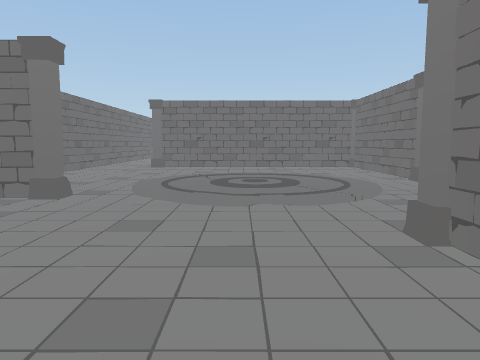
view 1 (above)

24 first-person views from a walk through a scene from a Unity 3-D project. The camera is 1.4 m above the floor, tilts 6° down and sees 70° across. The floor is counted in squares, 2 m on a side. Each view is taken from the middle of a square. On the plan, view 1 faces up. The plan holds only what a view shows up to about 11 squares ahead; the rest is blank. Some animated figures are not drawn.

view 2
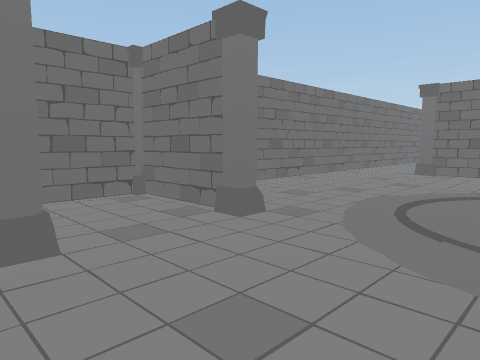

view 3
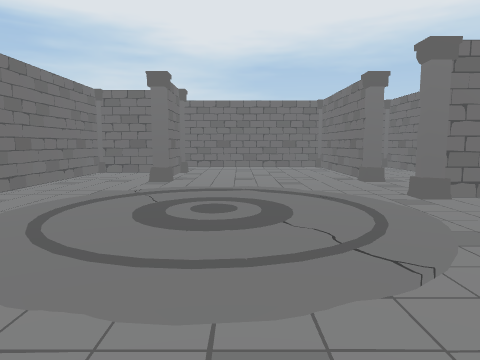

view 4
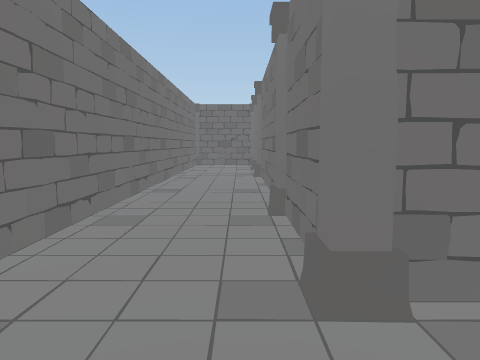

view 5
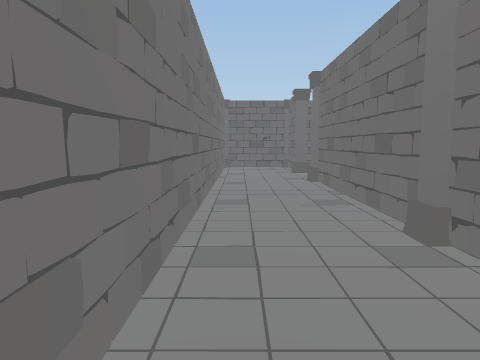

view 6
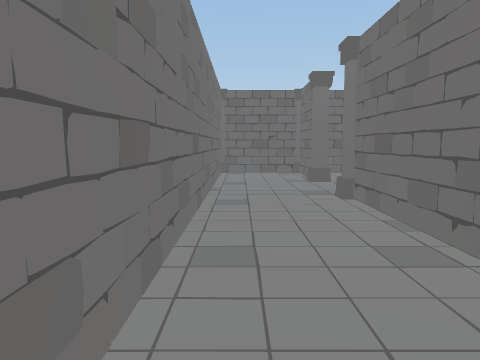

view 7
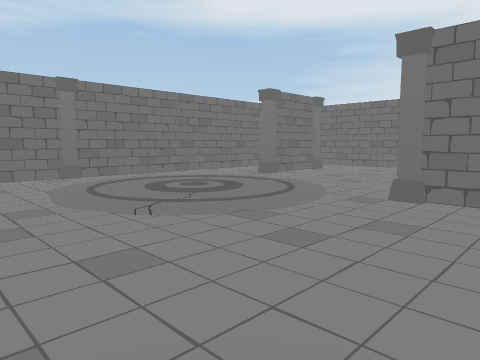

view 8
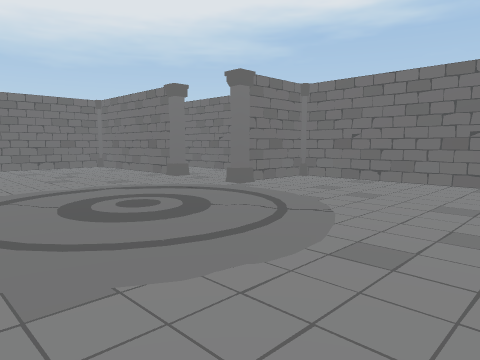

view 9
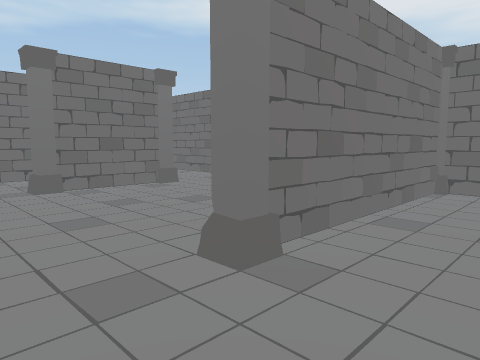

view 10
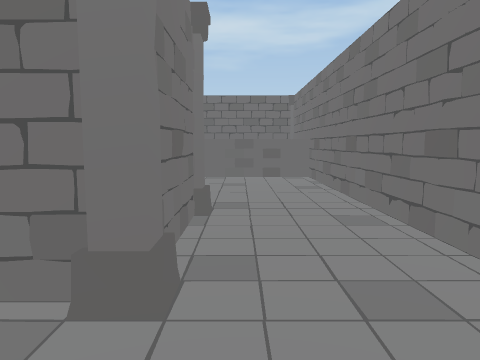

view 11
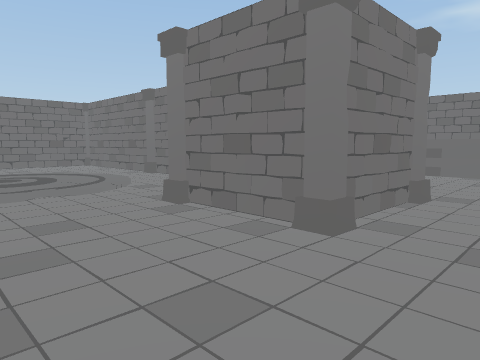

view 12
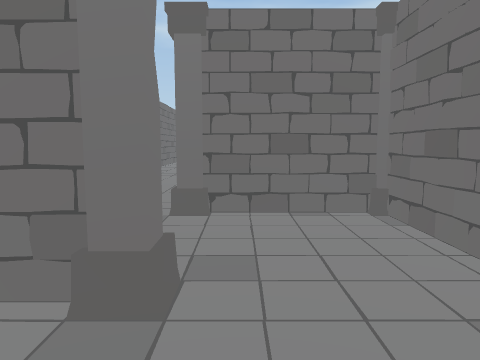

view 13
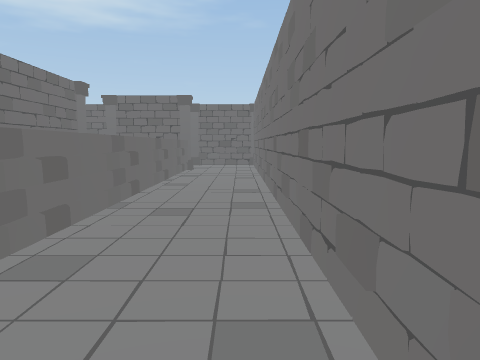

view 14
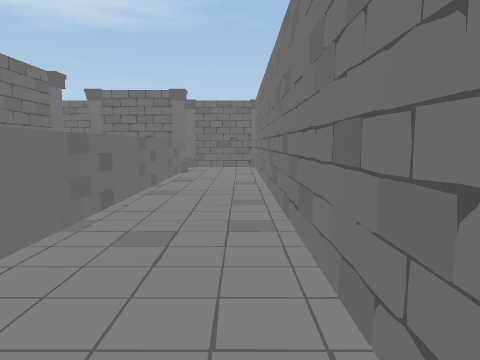

view 15
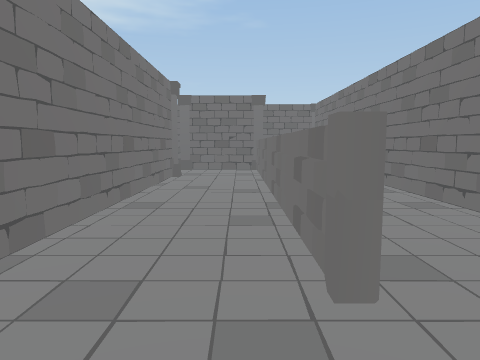

view 16
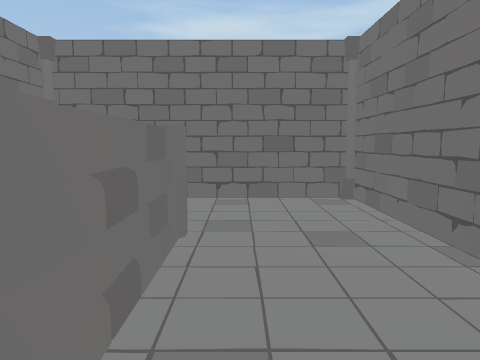

view 17
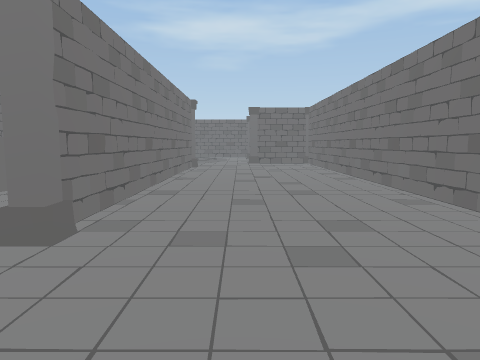

view 18
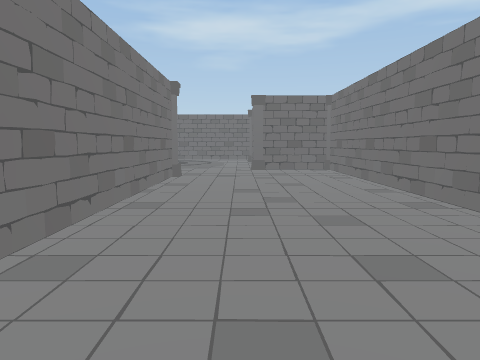

view 19
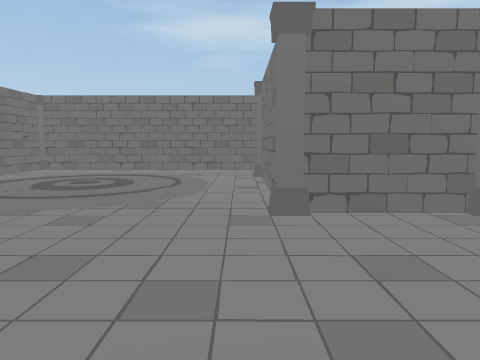

view 20
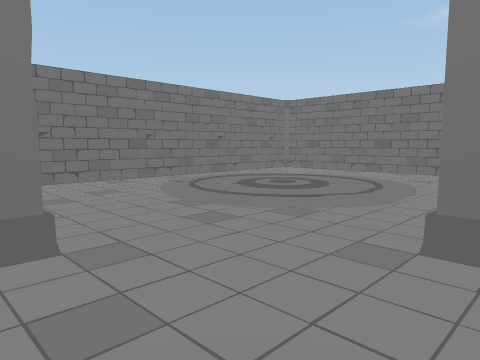

view 21
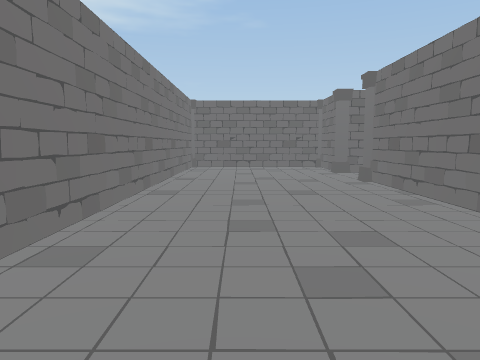

view 22
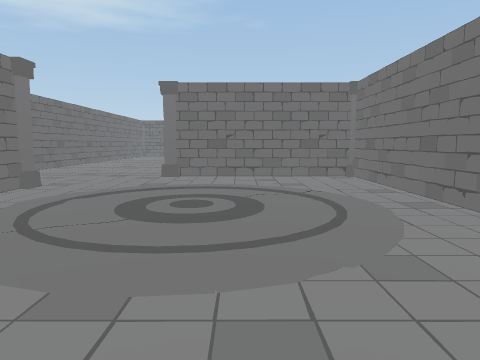

view 23
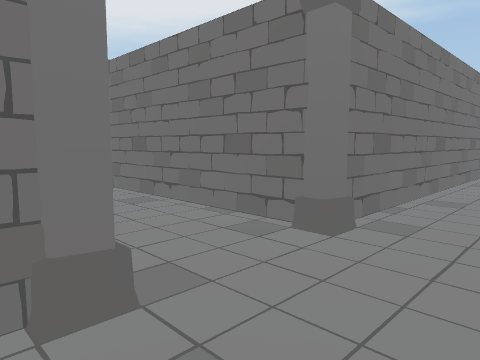

view 24
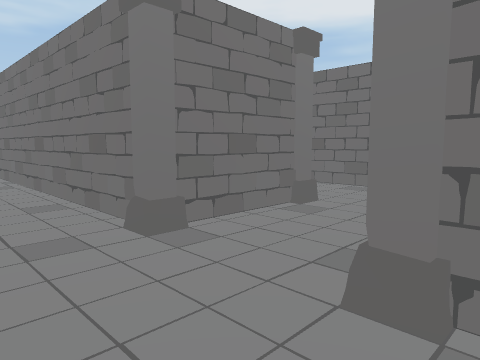

### Floor plan
Points are (right, up) in squares from view 1. A wall is a line through its corners. A room is listed if a view was taken in it or the views show most of it. See-through windows are left out.
Room 1 (views 1, 2, 3, 4, 5, 6, 7, 8, 9, 10, 11, 12)
walls: (-2.4, 2.4) (-2.4, -1.4); (-4.4, 3.5) (-4.4, -1.4); (-2.6, 10.8) (-2.6, 16.4); (2.1, 0.6) (3.4, 0.6) (3.4, 10.4) (-2.4, 10.4); (3.4, 0.4) (1.4, 0.4) (1.4, 2.4); (-1.5, -1.5) (7.2, -1.5) (7.2, 1.5); (-2.6, -1.2) (-2.6, 2.4); (-2.5, 18.6) (-2.5, 20.1); (-3.5, 20.4) (-4.4, 20.4) (-4.4, 4.5) (-2.6, 4.5) (-4.4, 4.5)
ways out: opening at (-2, 18) to room 7
objects: column (-5, 4) to (-5, 5); column (-3, -2) to (-2, -2); column (-3, 3) to (-2, 3); column (-3, 10); column (-3, 12) to (-3, 13); column (-3, 17); column (-3, 18) to (-2, 18); column (-3, 21) to (-2, 21); column (-2, 4) to (-2, 5); column (1, 0); column (1, 3) to (2, 3); column (3, 6) to (3, 7); column (4, 0)
Room 2 (views 13, 14)
walls: (5.7, 18.6) (6.2, 18.4); (8.5, 20.5) (-2.5, 20.4) (-2.5, 18.6); (-0.6, 18.6) (7.1, 18.6)
ways out: opening at (8.5, 19) to room 3; opening at (-1, 19) to room 7
objects: column (-1, 19); column (9, 21) to (10, 21)
Room 3 (views 15, 16)
walls: (7.6, 18.4) (-0.4, 18.4) (-0.4, 17.5); (1.6, 16.6) (9.4, 16.6) (9.4, 18.8)
ways out: opening at (8.5, 19) to room 2; opening at (1, 17) to room 4
Room 4 (views 17, 18, 19, 20, 21, 22)
walls: (17.4, 15.5) (17.5, 20.5) (9.6, 20.5) (9.6, 16.4) (1.6, 16.4); (-0.4, 17.5) (-0.4, 16.6); (-0.9, 16.4) (-2.5, 16.4) (-2.5, 12.6) (11.4, 12.6) (11.4, 14.6) (15.4, 14.6)
ways out: opening at (1, 17) to room 3; opening at (16.5, 15)
objects: column (0, 16); column (1, 16) to (1, 17); column (10, 16); column (11, 15)
Room 5 (view 23)
walls: (5.4, 10.6) (11.4, 10.6)
ways out: opening at (6, 12) to room 6
objects: column (11, 12) to (12, 12)
Room 6 (view 24)
walls: (5.4, 8.5) (5.4, 10.6); (-2.3, 10.6) (3.5, 10.6) (3.5, 8.6)
ways out: opening at (6, 12) to room 5; opening at (5, 9)
objects: column (4, 11); column (5, 11)
Room 7 (no view inside)
walls: (-2, 16.6) (-0.6, 16.6) (-0.6, 18.6)
ways out: opening at (-2, 18) to room 1; opening at (-1, 19) to room 2

Where each view was taken, in squares from view 1:
view 1: 0 up, 0 right, facing up
view 2: 2 up, 0 right, facing up-left
view 3: 9 up, 0 right, facing down
view 4: 9 up, 3 left, facing up
view 5: 10 up, 4 left, facing up
view 6: 12 up, 4 left, facing up
view 7: 9 up, 4 left, facing down-right
view 8: 9 up, 2 right, facing down-left
view 9: 4 up, 4 left, facing down-right
view 10: 0 up, 0 right, facing right
view 11: 1 down, 1 left, facing up-right
view 12: 18 up, 4 left, facing right
view 13: 20 up, 9 right, facing left
view 14: 20 up, 8 right, facing left
view 15: 18 up, 9 right, facing left
view 16: 18 up, 5 right, facing right
view 17: 15 up, 1 left, facing right
view 18: 15 up, 2 right, facing right
view 19: 15 up, 8 right, facing right
view 20: 14 up, 9 right, facing up-right
view 21: 14 up, 8 right, facing left
view 22: 18 up, 17 right, facing left
view 23: 12 up, 6 right, facing down-left
view 24: 12 up, 3 right, facing down-right
